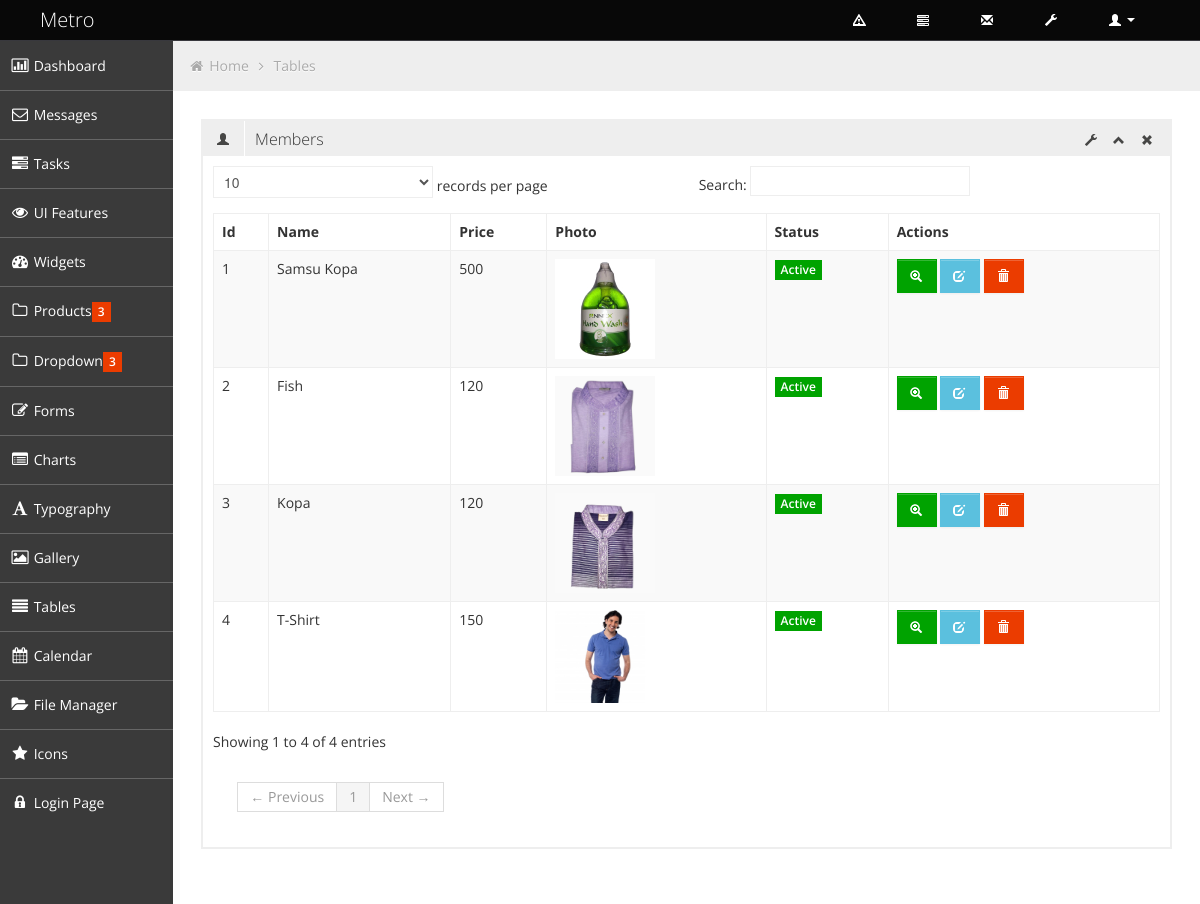
The app's page /index.php/product_controller/manage_products with its own data.
### tables this page shows
CREATE TABLE `products_tbl` (
  `id` int(11) NOT NULL,
  `title` varchar(255) NOT NULL,
  `regular_price` int(11) NOT NULL,
  `sale_price` int(11) NOT NULL,
  `product_image` varchar(255) NOT NULL,
  `product_short_desc` varchar(255) NOT NULL,
  `product_long_desc` varchar(255) NOT NULL,
  `product_cat` varchar(255) NOT NULL,
  `quantity` int(11) NOT NULL
);

### application/controllers/Product_Controller.php (called while the page is built, shortened)
<?php
Class Product_Controller extends CI_Controller{
	public function manage_products(){
		$data = array();
		$data['header'] = $this->load->view('backEnd/tp-parts/header', '', true);
		$data['footer'] = $this->load->view('backEnd/tp-parts/footer', '', true);
		$data['main_menu'] = $this->load->view('backEnd/tp-parts/main_menu', '', true);
		$data['products_info'] = $this->Product_Model->select_all_product_info();
		$this->load->view('backEnd/manage_products', $data);
	}
}

### index.php (called while the page is built, shortened)
<?php
require_once BASEPATH.'core/CodeIgniter.php';

### application/models/Product_Model.php (called while the page is built, shortened)
<?php
Class Product_Model extends CI_Model{
	public function select_all_product_info(){
		$this->db->select('*');
		$this->db->from('products_tbl');
		$query_result = $this->db->get();
		$result = $query_result->result();
		return $result;
	}
}

### application/views/backEnd/manage_products.php (the view, shortened to what this page needs)
<?php echo $header; ?>
		<div class="container-fluid-full">
		<div class="row-fluid">
<?php echo $main_menu; ?>
			<div id="content" class="span10">
<ul class="breadcrumb">
				<li>
					<i class="icon-home"></i>
					<a href="index.html">Home</a>
					<i class="icon-angle-right"></i>
				</li>
				<li><a href="#">Tables</a></li>
			</ul>
			<div class="row-fluid sortable">
				<div class="box span12">
					<div class="box-header" data-original-title>
						<h2><i class="halflings-icon user"></i><span class="break"></span>Members</h2>
						<div class="box-icon">
							<a href="#" class="btn-setting"><i class="halflings-icon wrench"></i></a>
							<a href="#" class="btn-minimize"><i class="halflings-icon chevron-up"></i></a>
							<a href="#" class="btn-close"><i class="halflings-icon remove"></i></a>
						</div>
					</div>
					<div class="box-content">
						<table class="table table-striped table-bordered bootstrap-datatable datatable">
						  <thead>
							  <tr>
								  <th>Id</th>
								  <th>Name</th>
								  <th>Price</th>
								  <th>Photo</th>
								  <th>Status</th>
								  <th>Actions</th>
							  </tr>
						  </thead>
						  <tbody>
						  	<?php foreach ($products_info as $value) { ?>
							<tr>
								<td><?php echo $value->id; ?></td>
								<td class="center"><?= $value->title; ?></td>
								<td class="center"><?= $value->regular_price; ?></td>
								<td class="center"><img src="<?php echo base_url().$value->product_image; ?>" width="100px" height="100px" /></td>
								<td class="center">
									<span class="label label-success">Active</span>
								</td>
								<td class="center">
									<a class="btn btn-success" href="#">
										<i class="halflings-icon white zoom-in"></i>
									</a>
									<a class="btn btn-info" href="<?php echo base_url(); ?>Product_Controller/edit_products/<?php echo $value->id; ?>">
										<i class="halflings-icon white edit"></i>
									</a>
									<a class="btn btn-danger" href="#">
										<i class="halflings-icon white trash"></i>
									</a>
								</td>
							</tr>
							<?php } ?>
						  </tbody>
					  </table>
					</div>
				</div>
			</div>
			</div>
		</div>
		</div>
	<?php echo $footer; ?>

### assets/backEnd/css/style-responsive.css (style rules this page uses)
@media (min-width: 1200px) { .container-fluid-full { overflow: hidden; position: relative; height: 100%; } }
@media (min-width: 1200px) { #content { width: 85.578%; padding: 28px; margin: 0px 0px; margin-left: 14.422% !important; } }

### assets/backEnd/css/halflings.css (style rules this page uses)
html, html .halflings { -webkit-font-smoothing: antialiased !important; }
.halflings-icon { display: inline-block; width: 14px; height: 14px; line-height: 14px; vertical-align: text-top; background-image: url(../img/glyphicons_halflings.svg); background-position: 0 0; background-repeat: no-repeat; vertical-align: top; *display: inline; *zoom: 1; *margin-right: .3em; }
.halflings-icon.white { background-image: url(../img/glyphicons_halflings-white.svg); }
.halflings-icon.user { background-position: -168px 0; }
.halflings-icon.remove { background-position: -312px 0; }
.halflings-icon.zoom-in { background-position: -336px 0; }
.halflings-icon.trash { background-position: -456px 0; }
.halflings-icon.edit { background-position: -96px -72px; }
.halflings-icon.chevron-up { background-position: -288px -120px; }
.halflings-icon.wrench { background-position: -360px -144px; }

### records on screen
products_tbl: id "1", title "Samsu Kopa", regular_price "500", product_image (picture)
products_tbl: id "2", title "Fish", regular_price "120", product_image (picture)
products_tbl: id "3", title "Kopa", regular_price "120", product_image (picture)
products_tbl: id "4", title "T-Shirt", regular_price "150", product_image (picture)
